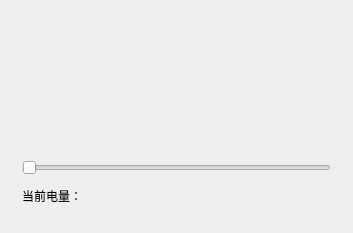
<?xml version="1.0" encoding="UTF-8"?>
<ui version="4.0">
 <class>Widget</class>
 <widget class="QWidget" name="Widget">
  <property name="geometry">
   <rect>
    <x>0</x>
    <y>0</y>
    <width>353</width>
    <height>233</height>
   </rect>
  </property>
  <property name="windowTitle">
   <string>电池组件</string>
  </property>
  <property name="windowIcon">
   <iconset>
    <normaloff>../../chap11/sampl_11_3/images/103.bmp</normaloff>../../chap11/sampl_11_3/images/103.bmp</iconset>
  </property>
  <layout class="QVBoxLayout" name="verticalLayout_2">
   <item>
    <widget class="QWidget" name="widget" native="true">
     <layout class="QVBoxLayout" name="verticalLayout">
      <item>
       <widget class="AXBBattery" name="battery" native="true"/>
      </item>
      <item>
       <widget class="QSlider" name="horizontalSlider">
        <property name="orientation">
         <enum>Qt::Horizontal</enum>
        </property>
       </widget>
      </item>
      <item>
       <widget class="QLabel" name="label">
        <property name="maximumSize">
         <size>
          <width>16777215</width>
          <height>30</height>
         </size>
        </property>
        <property name="text">
         <string>当前电量：</string>
        </property>
       </widget>
      </item>
     </layout>
    </widget>
   </item>
  </layout>
 </widget>
 <layoutdefault spacing="6" margin="11"/>
 <customwidgets>
  <customwidget>
   <class>AXBBattery</class>
   <extends>QWidget</extends>
   <header location="global">axbbattery.h</header>
   <container>1</container>
  </customwidget>
 </customwidgets>
 <resources/>
 <connections/>
</ui>
